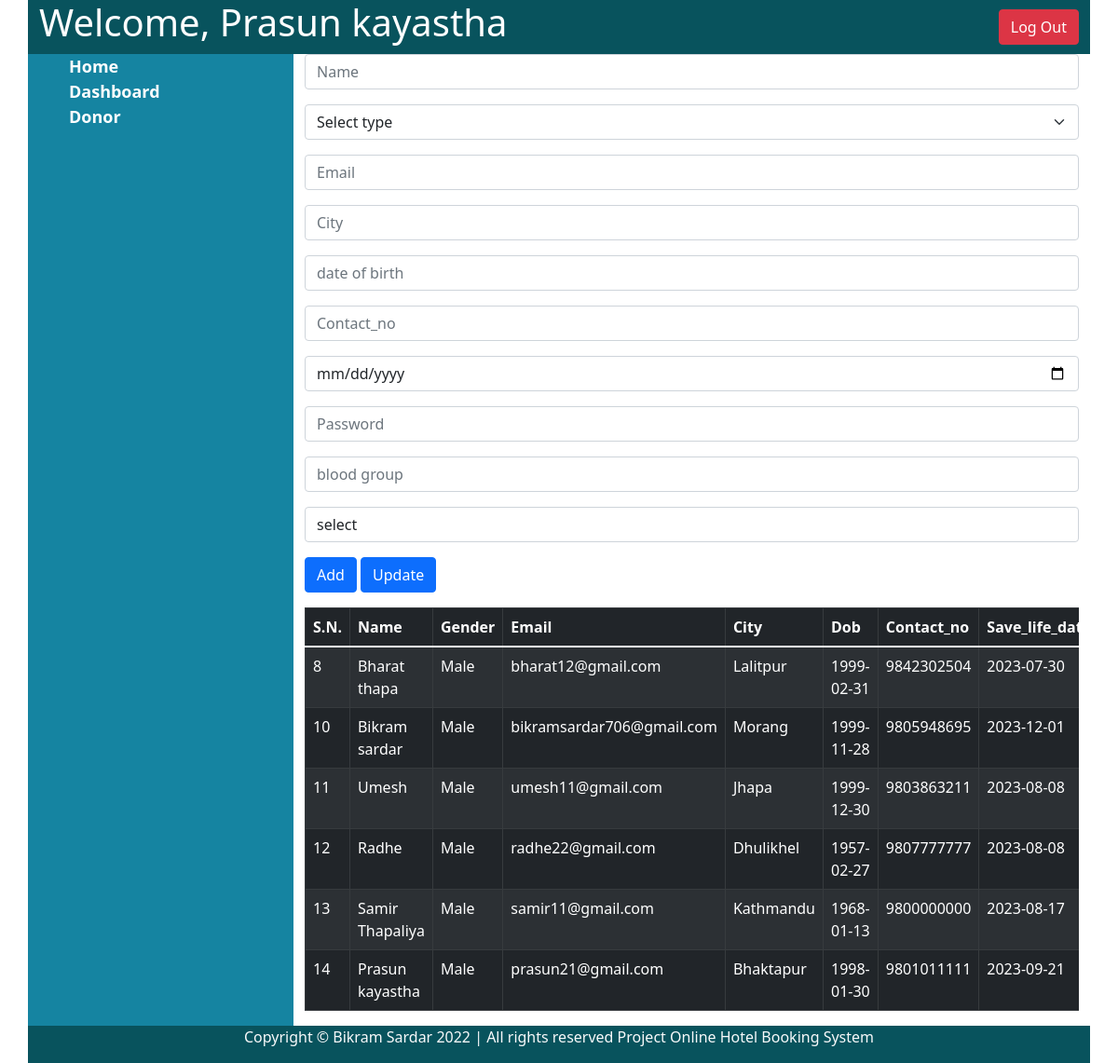
Screenshot of /admin/donor.php (signed in) with the database file from the repository.
### tables this page shows
CREATE TABLE `donor` (
  `id` int(11) NOT NULL,
  `name` varchar(50) NOT NULL,
  `gender` varchar(10) NOT NULL,
  `email` varchar(50) NOT NULL,
  `city` varchar(50) NOT NULL,
  `dob` varchar(20) NOT NULL,
  `contact_no` varchar(16) NOT NULL,
  `save_life_date` varchar(20) NOT NULL,
  `password` varchar(100) NOT NULL,
  `blood_group` varchar(10) NOT NULL,
  `type` enum('user','admin','doctor') NOT NULL
);

### admin/class/Connection.php (called while the page is built, shortened)
<?php
class Connection
{
	private $host;
	private $user;
	private $password;
	private $database;
	private $connect;
	function __construct()
	{
		$this->host = 'localhost';
		$this->user = 'root';
		$this->password = '';
		$this->database = 'donatetheblood';
	}
	function getConnection()
	{
		$this->connect = new mysqli($this->host, $this->user,
								$this->password, $this->database);
		return $this->connect;
	}
	function getData($qry)
	{
		$result = [];
		$data = $this->connect->query($qry);
		while($row = $data->fetch_assoc()) {
			$result[] = $row;
		}
		return $result;
	}
}

### admin/class/donor.php (called while the page is built, shortened)
<?php
require_once 'Connection.php';
class Donor
{
	private $conn;
	function __construct()
	{
		$this->conn = new Connection();
	}
	public function selectDonor(){
		$qry = "SELECT * FROM donor";
		return $this->conn->getData($qry);
	}
}

### admin/donor.php (the view, shortened to what this page needs)
<?php
require 'class/donor.php';
require_once 'class/Donor.php';
$seek = New Donor();
$data= $seek->selectDonor();
?>
<!doctype html>
<html lang="en">
  <head>
    <link href="https://cdn.jsdelivr.net/npm/bootstrap@5.1.3/dist/css/bootstrap.min.css" rel="stylesheet">
    <link rel="stylesheet" href="cms_css.css" />
  </head>
  <body>
    <div class="container">
    <?php include 'header.php'; ?>
<div class="row">
  <?php include 'nav.php'; ?>
          <div class="col-md-9">
          <form method="post">
					<div class="mb-3">
						<input type="text" class="form-control" name="name" placeholder="Name" required
							value="<?php if(isset($_GET['eid'])) {echo $selected[0]['name'];}?>" >
					</div>
					<div class="mb-3">
                    <select name="gender" class="form-select" required>
							<option value="">Select type</option>
			  			</select>
					</div>
                    <div class="mb-3">
                        <input type="email" class="form-control" name="email" placeholder="Email" required
							value="<?php if(isset($_GET['eid'])) {echo $selected[0]['email'];}?>" >
					</div>
					<div class="mb-3">
                        <input type="text" class="form-control" name="city" placeholder="City" required
							value="<?php if(isset($_GET['eid'])) {echo $selected[0]['city'];}?>" >
					</div>
					<div class="mb-3">
						<input type="number" class="form-control" name="dob" placeholder="date of birth" required
							value="<?php if(isset($_GET['eid'])) {echo $selected[0]['dob'];}?>">
					</div>
                    <div class="mb-3">
						<input type="number" class="form-control" name="contact_no" placeholder="Contact_no" required
							value="<?php if(isset($_GET['eid'])) {echo $selected[0]['contact_no'];}?>">
					</div>
                    <div class="mb-3">
						<input type="date" class="form-control" name="save_life_date" placeholder="save life date" required
							value="<?php if(isset($_GET['eid'])) {echo $selected[0]['save_life_date'];}?>">
					</div>
                    <div class="mb-3">
						<input type="text" class="form-control" name="password" placeholder="Password" required
							value="<?php if(isset($_GET['eid'])) {echo $selected[0]['password'];}?>">
					</div>
                    <div class="mb-3">
						<input type="text" class="form-control" name="blood_group" placeholder="blood group" required
							value="<?php if(isset($_GET['eid'])) {echo $selected[0]['blood_group'];}?>">
					</div>
					<div class="mb-3">
					<select name="type" class="form-control">
						<option selected disabled>select</option>
						</select>
						</div>
					<div class="mb-3">
						<input type="submit" class="btn btn-primary" name="btnAdd" value="Add">
						<input type="submit" class="btn btn-primary" name="btnUpdate" value="Update">
					</div>
				</form>
				<div class="table-responsive">
					<table class="table table-striped table-bordered table-dark" id="myTable">
						<thead>
							<tr>
								<th>S.N.</th>
								<th>Name</th>
                                <th>Gender</th>
                                <th>Email</th>
                                <th>City</th>
								<th>Dob</th>
								<th>Contact_no</th>
                                <th>Save_life_date</th>
							</tr>
						</thead>
						<tbody>
						<?php
						foreach($data as $js)
						{
							echo "<tr>
									<td>".$js['id']."</td>
									<td>".$js['name']."</td>
                                    <td>".$js['gender']."</td>
                                    <td>".$js['email']."</td>
                                    <td>".$js['city']."</td>
									<td>".$js['dob']."</td>
									<td>".$js['contact_no']."</td>
									<td>".$js['save_life_date']."</td>
                                    <td>".$js['password']."</td>
                                    <td>".$js['blood_group']."</td>
                                    <td>".$js['type']."</td>
									<td><a href='donor.php?eid=".$js['id']."' class='btn btn-primary'>Edit</a></td>
									<td><a href='donor.php?did=".$js['id']."' class='btn btn-danger'
										onclick='return confirm(&quot;Are you sure?&quot;)'>Delete</a></td>
								</tr>";
						}
						?>
						</tbody>
					</table>
				</div>
          </div>
    </div>
    <?php include 'footer.php'; ?>
    </div>
  </body>
</html>

### rows the page displays
donor: id "8", name "Bharat thapa", gender "Male", email "bharat12@gmail.com", city "Lalitpur", dob "1999-02-31", contact_no "9842302504", save_life_date "2023-07-30"
donor: id "10", name "Bikram sardar", gender "Male", email "bikramsardar706@gmail.com", city "Morang", dob "1999-11-28", contact_no "9805948695", save_life_date "2023-12-01"
donor: id "11", name "Umesh", gender "Male", email "umesh11@gmail.com", city "Jhapa", dob "1999-12-30", contact_no "9803863211", save_life_date "2023-08-08"
donor: id "12", name "Radhe", gender "Male", email "radhe22@gmail.com", city "Dhulikhel", dob "1957-02-27", contact_no "9807777777", save_life_date "2023-08-08"
donor: id "13", name "Samir Thapaliya", gender "Male", email "samir11@gmail.com", city "Kathmandu", dob "1968-01-13", contact_no "9800000000", save_life_date "2023-08-17"
donor: id "14", name "Prasun kayastha", gender "Male", email "prasun21@gmail.com", city "Bhaktapur", dob "1998-01-30", contact_no "9801011111", save_life_date "2023-09-21"
